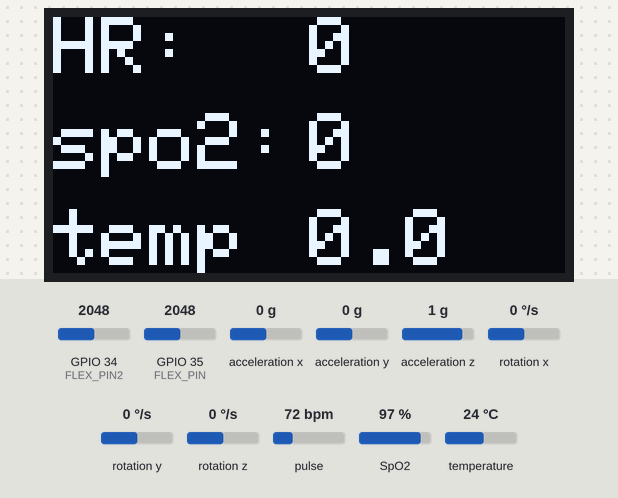
Bench run of a sketch on a simulated ESP32. Shown: 128×64 one-colour display. The inputs (shaded band) are chosen by the test bench; at power-on: pulse 72 bpm, SpO2 97 %, temperature 24 °C, GPIO 34 (FLEX_PIN2) = 2048, GPIO 35 (FLEX_PIN) = 2048, acceleration x 0 g, acceleration y 0 g, acceleration z 1 g, rotation x 0 °/s, rotation y 0 °/s, rotation z 0 °/s. What the sketch prints to the serial monitor is not drawn.

Above: at 7.2 s.
7.3 s: pulse set to 42 bpm
At 10.0 s:
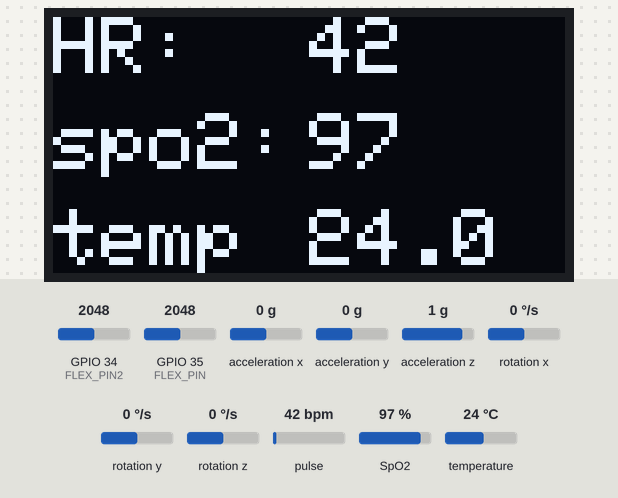
10.3 s: SpO2 set to 80 %
At 12.7 s:
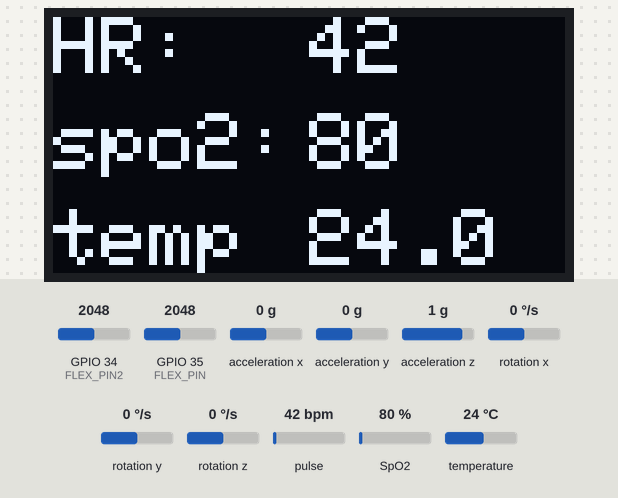
13.0 s: temperature set to 12 °C
At 15.5 s:
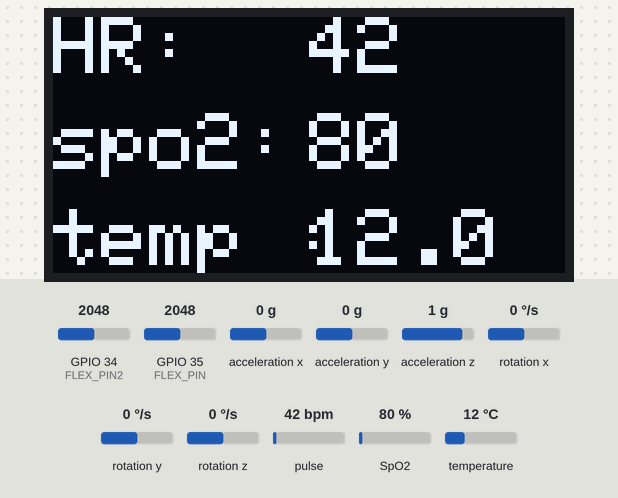
15.8 s: pulse set to 70 bpm
At 18.2 s:
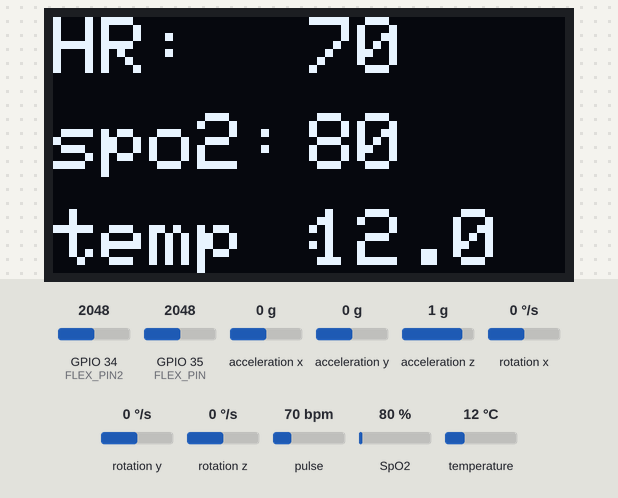
18.5 s: SpO2 set to 85 %
At 20.9 s:
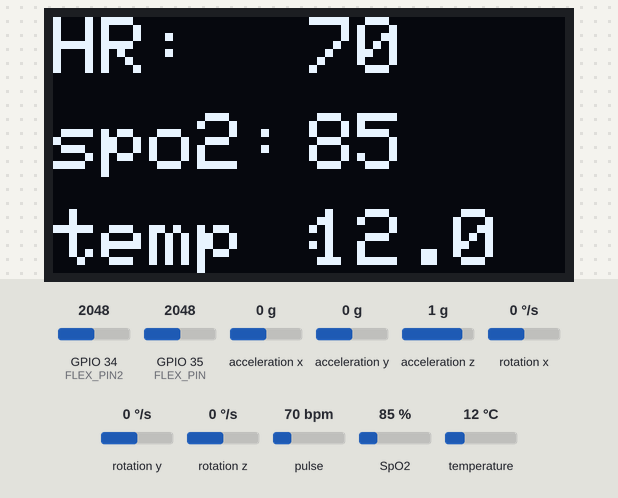
Timing chart, 0 to 22.3 s (numbered marks = the images above; inputs shaded):
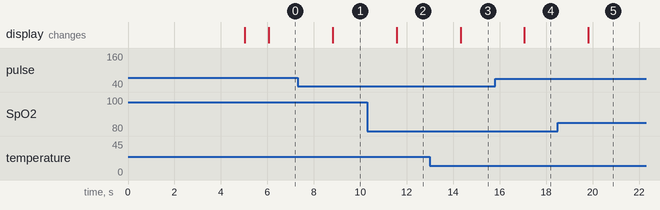

The sketch:

EDI_final_code.ino
```cpp
#include <Wire.h>
#include <MPU6050_tockn.h>
#include <HTTPClient.h>
#include <UrlEncode.h>
#include "MAX30105.h"
#include "WiFi.h"
#include "ThingSpeak.h"
#include <Wire.h>
#include <Adafruit_GFX.h>
#include <Adafruit_SSD1306.h>

#define SCREEN_WIDTH 128 // OLED display width, in pixels
#define SCREEN_HEIGHT 64 // OLED display height, in pixels
#define SCROLL_SPEED 2   // Scroll speed in pixels per frame

Adafruit_SSD1306 display(SCREEN_WIDTH, SCREEN_HEIGHT, &Wire, -1);

int scrollOffset = 0;

String phoneNumber = "+919172496290";
String apiKey = "1694291";
float temperature;
MPU6050 mpu6050(Wire);
bool flexseizureDetectedFlag = false;
bool mpuseizureDetectedFlag = false;
unsigned long seizureTimer = 0;
const unsigned long seizureTimeThreshold = 5000; // 5 seconds
//MPU
float accX, accY, accZ;
float prevAccX, prevAccY, prevAccZ;
float accMag, prevAccMag;
float deltaAccMag;
float maxAccMag, minAccMag;
float threshold = 0.02; // adjust this value to set the sensitivity of the seizure detection
unsigned long prevTime, currTime, onsetTime;
int seizureCount = 0;
boolean seizureDetected = false;
boolean onsetDetected = false;
int onsetEventCount = 0;
int detectionDuration = 10000; // detection duration in ms
int onsetThresholdCount = 3; // number of onset events required to trigger a seizure detection
int detectionTimer = 0;
//Flex
const int FLEX_PIN = 35;
const int FLEX_PIN2 = 34;
const int THRESHOLD_LOW = 1450;
const int THRESHOLD_HIGH = 1550;
const int FLUCTUATION_TIME = 10; // time in seconds to check for fluctuations
const int FLUCTUATION_THRESHOLD = 60; // percentage of values that must be in fluctuation
const int MIN_READINGS = 5; // minimum number of readings required to trigger seizure detection
const int SAMPLE_RATE = 500;
bool flexseizureDetected = false; // flag to indicate seizure detection
unsigned long seizureStartTime; // time seizure was first detected
int flexValues[FLUCTUATION_TIME * 1000 / SAMPLE_RATE]; // array to store flex sensor values
//heart rate
#include "spo2_algorithm.h"

MAX30105 particleSensor;

const uint16_t BUFFER_LENGTH = 100;
uint32_t irBuffer[BUFFER_LENGTH]; // Infrared LED sensor data
uint32_t redBuffer[BUFFER_LENGTH]; // Red LED sensor data
int32_t spo2; // SPO2 value
int8_t validSPO2; // Indicator for valid SPO2 calculation
int32_t heartRate; // Heart rate value
int8_t validHeartRate; // Indicator for valid heart rate calculation

//const char* ssid = "sadguru Hostel _EXT";  // Replace with your network SSID
//const char* password = "sadguru@1";
const char* ssid = "vedh";  // Replace with your network SSID
const char* password = "vedh1234";
//const char* ssid = "Redmi Note 10S";  // Replace with your network SSID
//const char* password = "kisikonahimilega";  // Replace with your network password
const char* api_key = "K75F2IJ7KTVT8YD1";  // Replace with your ThingSpeak API key
const unsigned long channel_id = 2111814;  // Replace with your ThingSpeak channel ID

WiFiClient client;
unsigned long lastTime = 0;
unsigned long timerDelay = 300;

void setup() {
  Serial.begin(9600);

//  WiFi.mode(WIFI_STA);
//  while (!Serial) continue;

  ThingSpeak.begin(client);

  Wire.begin(21, 22);
  mpu6050.begin();
  mpu6050.calcGyroOffsets(true);
  delay(2000);
  prevTime = millis();
  // Initialize sensor
  if (!particleSensor.begin(Wire, I2C_SPEED_FAST)) //Use default I2C port, 400kHz speed
  {
    Serial.println("MAX30105 was not found. Please check wiring/power. ");
    while (1);
  }
//   Set sensor settings
  particleSensor.setup();
  Serial.println();
  Serial.println(F("MAX30105 initialized. Place your finger on the sensor."));
  // Initialize the OLED display
  if (!display.begin(SSD1306_SWITCHCAPVCC, 0x3C)) {
    Serial.println(F("SSD1306 allocation failed"));
    while (true);
  }

  // Clear the display buffer
  display.clearDisplay();

  delay(1000);
}
float lowPercent;
float highPercent;
bool flexdetectSeizure() {
  // read flex sensor value
  int flexValue = analogRead(FLEX_PIN);
  int flexValue2 = analogRead(FLEX_PIN2);
//  Serial.println(flexValue);
  // add flex value to array
  for (int i = 0; i < sizeof(flexValues) / sizeof(flexValues[0]) - 1; i++) {
    flexValues[i] = flexValues[i+1];
  }
  flexValues[sizeof(flexValues) / sizeof(flexValues[0]) - 1] = flexValue;

  // check if flex values are fluctuating rapidly
  int lowCount = 0;
  int highCount = 0;
  for (int i = 0; i < sizeof(flexValues) / sizeof(flexValues[0]); i++) {
    if (flexValues[i] < THRESHOLD_LOW) {
      lowCount++;
    } else if (flexValues[i] > THRESHOLD_HIGH) {
      highCount++;
    }
  }
  lowPercent = (float)lowCount / sizeof(flexValues) * 100;
  highPercent = (float)highCount / sizeof(flexValues) * 100;
//  Serial.print("Low count: ");
//  Serial.print(lowCount);
//  Serial.print(", high count: ");
//  Serial.print(highCount);
//  Serial.print(", low percent: ");
//  Serial.print(lowPercent);
//  Serial.print(", high percent: ");
//  Serial.println(highPercent);

  if (lowCount >= MIN_READINGS && highCount >= MIN_READINGS && lowPercent <= 50 && lowPercent >= 10 && highPercent >= 10 && highPercent <= 50) {
    // flex values are fluctuating rapidly, seizure detected
    if (!flexseizureDetected) {
      flexseizureDetected = true;
      seizureStartTime = millis();
//      Serial.println("Seizure detected!");
    }
  } else {
    // flex values are not fluctuating rapidly, check if seizure is ongoing
    if (flexseizureDetected && millis() - seizureStartTime > FLUCTUATION_TIME * 1000) {
      flexseizureDetected = false;
//      Serial.println("Seizure ended.");
    }
  }
  return flexseizureDetected;
}

boolean mpudetectSeizure() {
  mpu6050.update();
  prevAccX = accX;
  prevAccY = accY;
  prevAccZ = accZ;
  accX = mpu6050.getAccX();
  accY = mpu6050.getAccY();
  accZ = mpu6050.getAccZ();
  prevAccMag = accMag;
  accMag = sqrt(pow(accX,2) + pow(accY,2) + pow(accZ,2));
  if (accMag > maxAccMag) maxAccMag = accMag;
  if (accMag < minAccMag) minAccMag = accMag;
  currTime = millis();
  if (currTime - prevTime >= 100) {
    deltaAccMag = abs(accMag - prevAccMag);
//    Serial.println(deltaAccMag);
    if (deltaAccMag > threshold) {
      onsetDetected = true;

      onsetEventCount++;
      Serial.print("onsetEventCount: ");
      Serial.println(onsetEventCount);
    }
    prevTime = currTime;
  }
  if (onsetDetected) {
    onsetDetected = false;
    onsetTime = currTime;
    detectionTimer = 0;
  }
  if (currTime - onsetTime <= detectionDuration) {
    detectionTimer++;
    if (onsetEventCount >= onsetThresholdCount) {
      seizureDetected = true;
      seizureCount++;
      Serial.print("Seizure detected! ");
      Serial.print("Count: ");
      Serial.println(seizureCount);
      onsetEventCount = 0;
      detectionTimer = 0;
      return true;
    }
  }
  else {
    onsetEventCount = 0;
    detectionTimer = 0;
  }
  return false;
}

void para_display()
{
//  // Clear the display buffer
//  display.clearDisplay();
//
//  // Display sensor values
//  display.setTextSize(2);
//  display.setTextColor(SSD1306_WHITE);
//
//  // Calculate the horizontal position of the text based on the scroll offset
//  int xPos = -scrollOffset;
//
//  // Display sensor 1 value
//  display.setCursor(xPos, 0);
//  display.print("HR: ");
//  display.print(heartRate);
//
//  // Display sensor 2 value
//  display.setCursor(xPos, 16);
//  display.print("spo2: ");
//  display.print(spo2);
//
//  // Display sensor 3 value
//  display.setCursor(xPos, 32);
//  display.print("mpu: ");
//  display.print(mpuseizureDetectedFlag);
//
//  // Update the display
//  display.display();
//
//  // Scroll the text by incrementing the scroll offset
//  scrollOffset += SCROLL_SPEED;
//
//  // If the scroll offset exceeds the text width, reset it to start from the beginning
//  if (scrollOffset >= SCREEN_WIDTH) {
//    scrollOffset = 0;
//  }
//
//  // Delay to control the scroll speed
//  delay(50);
  // Clear the display buffer
  display.clearDisplay();

  // Display sensor values
//  display.setTextSize(2);
//  display.setTextColor(SSD1306_WHITE);
//  display.setCursor(0, 0);
//  display.print("HR: ");
//  display.print(heartRate);
//  display.print("spo2: ");
//  display.print(spo2);
//  display.print("mpu: ");
//  display.print(mpuseizureDetectedFlag);

  display.setTextSize(2);
  display.setTextColor(SSD1306_WHITE);
  display.setCursor(0, 0);
  display.print("HR: ");
  display.setCursor(64, 0);
  display.println(heartRate,1);
  display.setCursor(0, 24);
  display.print("spo2: ");
  display.setCursor(64, 24);
  display.println(spo2,1);
  display.setCursor(0, 48);
  display.print("temp : ");
  display.setCursor(64, 48);
  display.println(temperature,1);

  // Update the display
  display.display();

  // Delay before updating sensor values and refreshing the display
  delay(500);
}

void loop() {
    para_display();
//    sendDataToThingSpeak(deltaAccMag, heartRate, spo2,temperature, mpuseizureDetectedFlag);
    String s;
    s= "Heart rate "+String(heartRate)+" SPO2 "+String(spo2);
  // check if flex sensor detects a seizure
  if (flexdetectSeizure()) {
    flexseizureDetectedFlag = true;
    seizureTimer = millis(); // start the timer
    Serial.println("Seizure detected by flex sensor!");
  }
  else
  {
    flexseizureDetectedFlag = false;
  }

  // check if MPU6050 detects a seizure
  if (mpudetectSeizure()) {
    mpuseizureDetectedFlag = true;
    Serial.println("Seizure detected by MPU6050!");
    sendMessage("Seizure detected by MPU6050! "+ s);
  }
  else
  {
    mpuseizureDetectedFlag = false;
  }
  calculate();
  // check if both sensors detected a seizure within the time threshold
  if (flexseizureDetectedFlag && mpuseizureDetectedFlag && (millis() - seizureTimer < seizureTimeThreshold)) {
    Serial.println("Seizure detected!");
    // do something here, like sending an alert or triggering an action
    // reset flags and timer
    flexseizureDetectedFlag = false;
    mpuseizureDetectedFlag = false;
    seizureTimer = 0;
//    if(mpuseizureDetectedFlag){
//      sendMessage("Hello from ESP32!");
//    }

  Serial.println();
  delay(SAMPLE_RATE);
}
}
void calculate(){
  // Read sensor data
  for (uint16_t i = 0; i < BUFFER_LENGTH; i++) {
    while (!particleSensor.available()) {
      particleSensor.check();
    }

    redBuffer[i] = particleSensor.getRed();
    irBuffer[i] = particleSensor.getIR();

  }
  temperature = particleSensor.readTemperature();
  Serial.print("temperatureC=");
  Serial.print(temperature, 4);

  // Calculate heart rate and SpO2
  maxim_heart_rate_and_oxygen_saturation(irBuffer, BUFFER_LENGTH, redBuffer, &spo2, &validSPO2, &heartRate, &validHeartRate);

  Serial.print(F("Heart Rate: "));
  Serial.print(heartRate);
  Serial.print(F(" bpm, SpO2: "));
  Serial.print(spo2);
  Serial.println(F(" %"));

  delay(1000);
}

void sendDataToThingSpeak(float voltage, int current, int energy, bool motion, bool cost) {

  if ((millis() - lastTime) > timerDelay) {
    // Connect or reconnect to WiFi
    if(WiFi.status() != WL_CONNECTED){
      Serial.print("Attempting to connect");
      while(WiFi.status() != WL_CONNECTED){
        WiFi.begin(ssid, password);
        delay(5000);
      }
      Serial.println("\nConnected.");
    }
  // Set the fields and values to send to ThingSpeak
  ThingSpeak.setField(1, voltage);
  ThingSpeak.setField(2, current);
  ThingSpeak.setField(3, energy);
  ThingSpeak.setField(4, motion);
  ThingSpeak.setField(5, cost);

  // Send the data to ThingSpeak
  int response = ThingSpeak.writeFields(channel_id, api_key);

  // Check if the data was successfully sent
  if (response == 200) {
    Serial.println("Data sent to ThingSpeak");
  } else {
//    Serial.print("Error sending data to ThingSpeak. Response code: ");
//    Serial.println(response);
  }
  }
}

void sendMessage(String message){

  // Data to send with HTTP POST
  String url = "https://api.callmebot.com/whatsapp.php?phone=" + phoneNumber + "&apikey=" + apiKey + "&text=" + urlEncode(message);
  HTTPClient http;
  http.begin(url);

  // Specify content-type header
  http.addHeader("Content-Type", "application/x-www-form-urlencoded");

  // Send HTTP POST request
  int httpResponseCode = http.POST(url);
  if (httpResponseCode == 200){
    Serial.print("Message sent successfully");
  }
  else{
    Serial.println("Error sending the message");
    Serial.print("HTTP response code: ");
    Serial.println(httpResponseCode);
  }

  // Free resources
  http.end();
}
```

Measured:
- after the input at 7.3 s, the display: changes after 1.5 s (image 1)
- after the input at 10.3 s, the display: changes after 1.3 s (image 2)
- after the input at 13.0 s, the display: changes after 1.3 s (image 3)
- after the input at 15.8 s, the display: changes after 1.3 s (image 4)
- after the input at 18.5 s, the display: changes after 1.3 s (image 5)
